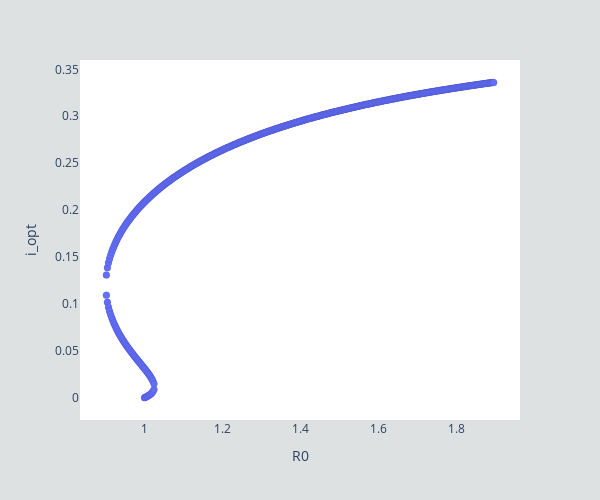

The notebook cell this image was saved under:
### Code cell
df_values_plot=pd.DataFrame({
    'R0':[],
    'i_opt':[]
})

kappas = np.linspace(0.0001,0.6,700)

start=time.time()
for kappa in kappas:
    ### R value
    R0 = beta*kappa/(mu+gamma)
    roots=solve_polynomial(kappa,kappa,kappa*(1+nu),R0,Rmu,Rphi, printt=False)
    for root in roots:
        df_values_plot=df_values_plot.append(pd.DataFrame({
            'R0':[R0],
            'i_opt':[root]
        }),ignore_index=True)
end=time.time()
print(f"Computing Equilibria for kappas took {end-start} seconds.")

fig = px.scatter(df_values_plot, x="R0", y="i_opt")
fig.update_traces(marker=dict(size=7, line=dict(width=0.1, color='Black')))
fig.update_layout(paper_bgcolor='#DDE1E2',plot_bgcolor='#FFFFFF',height=500, width=600)
fig.show()

### Figure 1 — Plotly figure (JSON) as saved in the notebook; plotly's stock layout.template omitted (floating-point values rounded to 4 significant figures; data arrays with more than 128 entries replaced by an {"elided": "..."} marker saying what was removed)
{"data": [{"hovertemplate": "R0=%{x}<br>i_opt=%{y}<extra></extra>", "legendgroup": "", "marker": {"color": "#636efa", "line": {"color": "Black", "width": 0.1}, "size": 7, "symbol": "circle"}, "mode": "markers", "name": "", "orientation": "v", "showlegend": false, "type": "scatter", "x": {"elided": "423 float values"}, "xaxis": "x", "y": {"elided": "423 float values"}, "yaxis": "y"}], "layout": {"height": 500, "legend": {"tracegroupgap": 0}, "margin": {"t": 60}, "paper_bgcolor": "#DDE1E2", "plot_bgcolor": "#FFFFFF", "width": 600, "xaxis": {"anchor": "y", "autorange": true, "domain": [0, 1], "range": [0.8352, 1.962], "showspikes": false, "title": {"text": "R0"}, "type": "linear"}, "yaxis": {"anchor": "x", "autorange": true, "domain": [0, 1], "range": [-0.02379, 0.36], "showspikes": false, "title": {"text": "i_opt"}, "type": "linear"}}}
